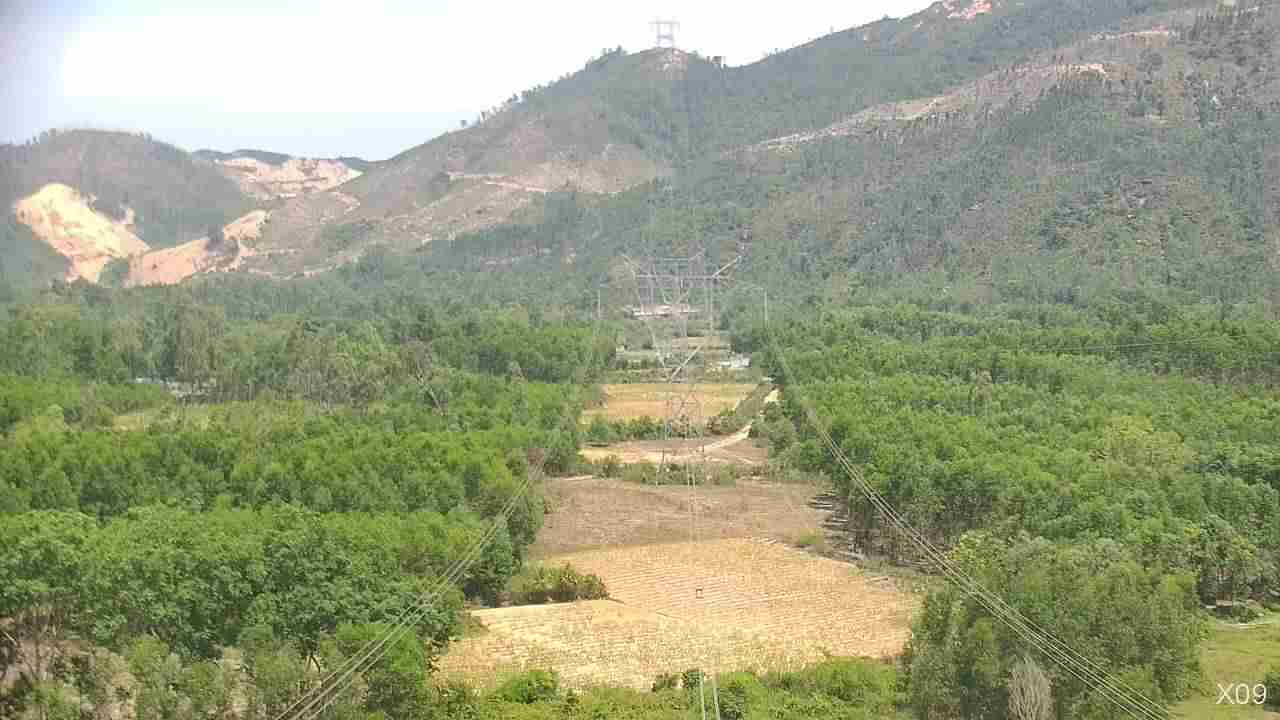
#> input picture inverse_projection/data/sample6.jpg, 1280 x 720 px
$ python open3d_visualize.py   (older library calls are emulated)
#> lines starting #> are read from the running program, lines starting #| are printed output that depends on the picture
### inverse_projection/utils.py
#!/usr/bin/env python3
# -*- coding: utf-8 -*-

"""
Created on Sep 15 10:00:07 2021

@author: Nacriema

Refs:
https://en.wikipedia.org/wiki/Field_of_view
https://en.wikipedia.org/wiki/Angle_of_view
"""
import numpy as np
import math
import open3d as o3d


# [11 lines left out: function pixel_coord_np, not called in this run]


def intrinsic_from_fov(height, width, fov=120):
    """
    Return the Intrinsic of Pinhole Camera, given the field of view and sensor height, sensor width
    Basically
    fov = 2 * arctan(sensor_size / (2f))
    Because sensor_size have width and height
    Then:
    given fov is the h_fov
    h_fov = 2 * arctan(width / (2*f_x))
    v_fov = 2 * arctan(height / (2f_y))

    :param height: sensor height (pixels)
    :param width: sensor width (pixels)
    :param fov: field of view
    :return: Intrinsic matrix Shape [4, 4]
    """
    px, py = (width/2, height/2)
    h_fov = fov / 360. * 2 * np.pi
    f_x = width / (2 * np.tan(h_fov / 2))
    v_fov = 2 * np.arctan(np.tan(h_fov / 2) * height / width)
    f_y = height / (2 * np.tan(v_fov / 2.))
    return np.array([
        [f_x, 0., px, 0.],
        [0., f_y, py, 0.],
        [0., 0., 1., 0.],
        [0., 0., 0., 1.]
    ])


def img_to_pointcloud(img, depth, K, clamp=150., flip=True):
    # First clamp the depth for better visualize
    depth[depth > clamp] = 0
    rgb = o3d.geometry.Image(img)
    depth = o3d.geometry.Image(depth)
    rgbd = o3d.geometry.RGBDImage.create_from_color_and_depth(rgb, depth, convert_rgb_to_intensity=False)
    f_x, f_y, p_x, p_y = K[0, 0], K[1, 1], K[0, 2], K[1, 2]
    pcd = o3d.geometry.PointCloud.create_from_rgbd_image(rgbd,
                       o3d.camera.PinholeCameraIntrinsic(int(p_x*2), int(p_y*2), f_x, f_y, p_x, p_y))
    if flip:
        pcd.transform([[1, 0, 0, 0], [0, -1, 0, 0], [0, 0, -1, 0], [0, 0, 0, 1]])
    o3d.visualization.draw_geometries([pcd])

### inverse_projection/open3d_visualize.py
#!/usr/bin/env python3
# -*- coding: utf-8 -*-

"""
Created on Sep 15 11:04:59 2021

@author: Nacriema

Refs:

"""

import cv2
import matplotlib.pyplot as plt
import numpy as np
from utils import img_to_pointcloud, intrinsic_from_fov
import open3d as o3d

# load image
# img = cv2.cvtColor(cv2.imread('./data/rgb.png'), cv2.COLOR_BGR2RGB)
img = cv2.cvtColor(cv2.imread('./data/sample6.jpg'), cv2.COLOR_BGR2RGB)

# depth image stored as float32 in meters and the size equal to img.shape
# depth = cv2.imread('./data/depth.exr', cv2.IMREAD_ANYDEPTH)

# leres is in the correct form, far-white-high value, close-black-low value
# depth = cv2.imread('data/sample6_leres.png', cv2.IMREAD_ANYDEPTH)

depth = cv2.imread('./data/sample6_midas.png', cv2.IMREAD_ANYDEPTH)
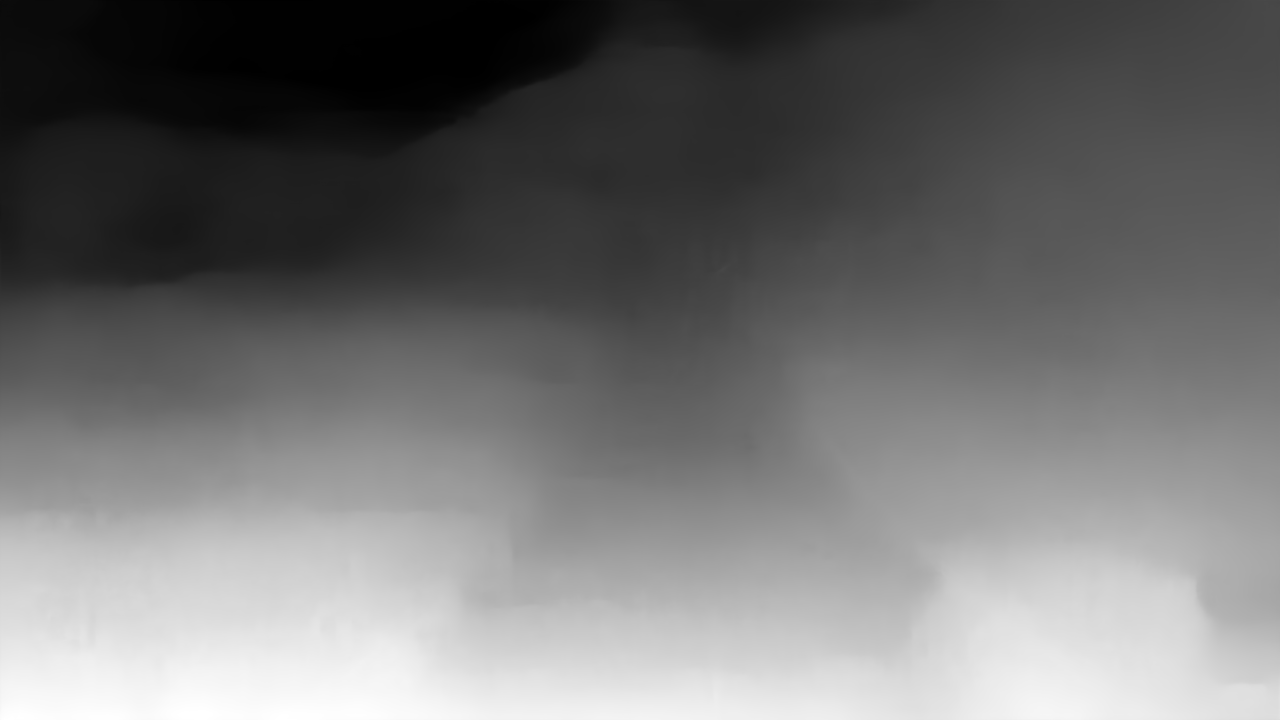
#> input picture inverse_projection/data/sample6_midas.png, 1280 x 720 px
#> depth is the input picture: shape (720, 1280) uint16; min 0, max 65535, mean 29209.3
depth = depth.max() - depth
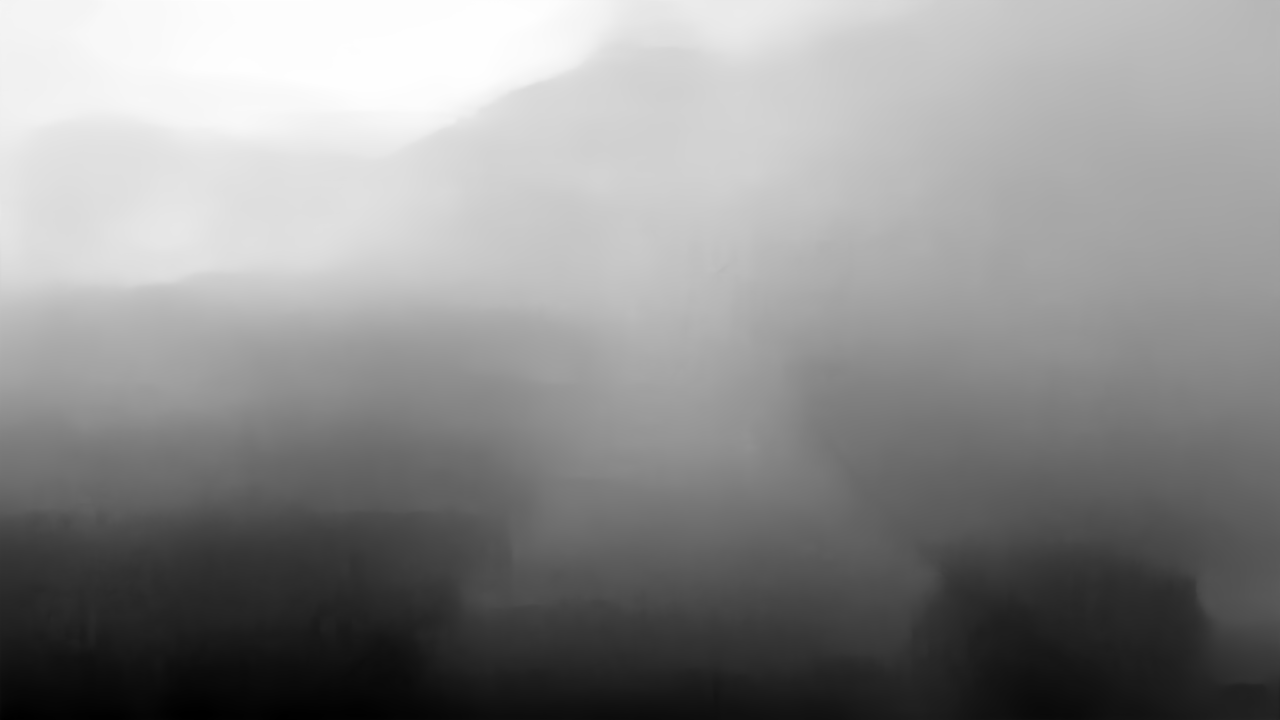
#> depth: shape (720, 1280) uint16; min 0, max 65535, mean 36325.7; drawn with min black and max white

depth = depth / np.max(depth) * 1000.
depth = depth.astype('float32')
print(np.unique(depth))
#> (printed output is left out)
print("-----")


height, width, _ = img.shape
#> height = 720; width = 1280
K = intrinsic_from_fov(height, width, 90)
img_to_pointcloud(img, depth, K, clamp=900.)
#> in img_to_pointcloud, `depth[depth > clamp] = 0`:
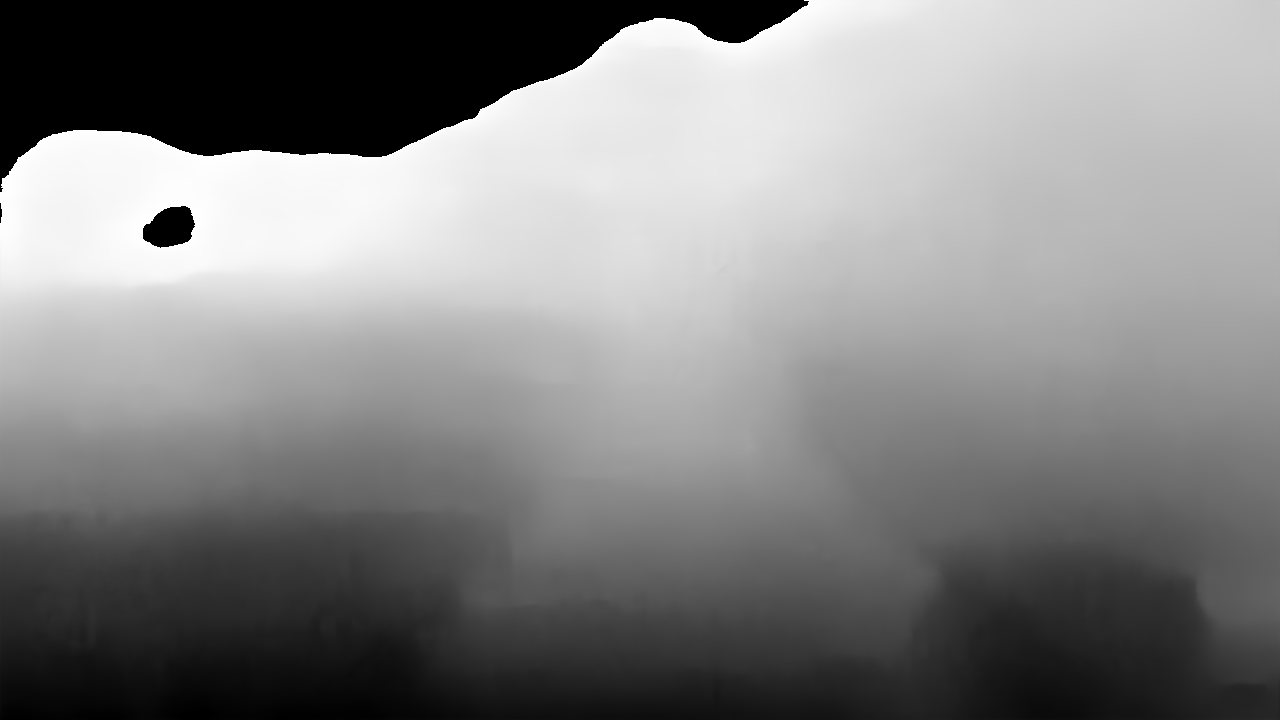
#> depth: shape (720, 1280) float32; min 0, max 900, mean 463.3; drawn with min black and max white
